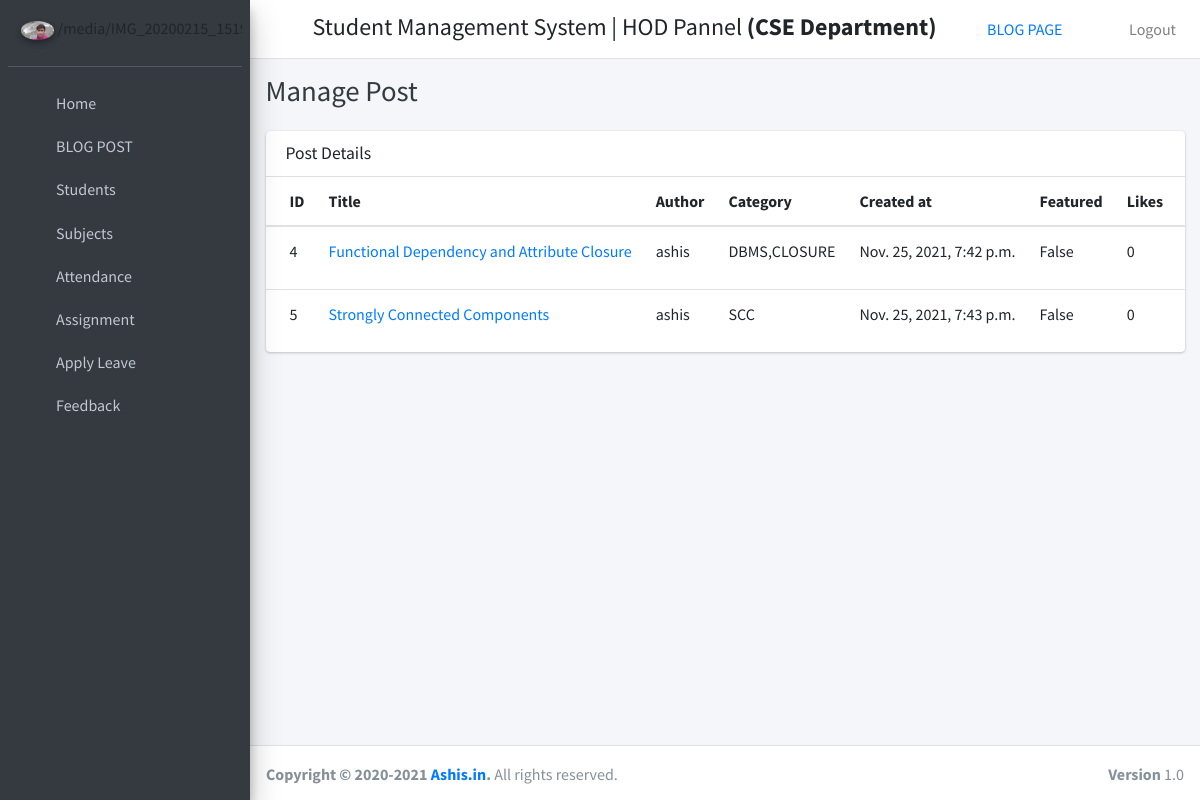
The page /manage_post (signed in) on the database its author committed.
### user/models.py (models this page shows, shortened)
class User(AbstractBaseUser, PermissionsMixin):
    username = models.CharField(max_length=255, unique=True, db_index=True)
    first_name = models.CharField(max_length=255, default="")
    last_name = models.CharField(max_length=255, default="")
    email = models.EmailField(max_length=255, unique=True, db_index=True)
    is_verified = models.BooleanField(default=False)
    is_active = models.BooleanField(default=True)
    is_staff = models.BooleanField(default=False)
    user_type_data=((0,"Principal"),(1,"HOD"),(2,"Staff"),(3,"Student"))
    user_type=models.IntegerField(default=0,choices=user_type_data)
    USERNAME_FIELD = 'email'
    REQUIRED_FIELDS = ['username']
    objects = UserManager()
    def __str__(self):
        return self.username
    @property
    def profilePic(self):
        print(self.user_type,self.hod.profile_pic)
        if self.user_type==0 and self.principal.profile_pic:
            return settings.MEDIA_URL+ str(self.principal.profile_pic)
        if self.user_type==1 and self.hod.profile_pic:
            return settings.MEDIA_URL+ str(self.hod.profile_pic)
        elif self.user_type==2 and self.staff.profile_pic:
            return settings.MEDIA_URL+ str(self.staff.profile_pic)
        elif self.user_type==3 and self.student.profile_pic:
            return settings.MEDIA_URL+str( self.student.profile_pic)
        else:
            return "https://userpic.codeforces.org/no-avatar.jpg"

### student_management_app/models.py (models this page shows)
class HOD(models.Model):
    id=models.AutoField(primary_key=True)
    profile_pic = models.FileField()
    dept_id=models.OneToOneField(Department,on_delete=models.CASCADE,related_name='hod_dept')
    admin=models.OneToOneField(User,on_delete=models.CASCADE,related_name='hod')
    address=models.TextField(default="ban")
    created_at=models.DateTimeField(auto_now_add=True)
    updated_at=models.DateTimeField(auto_now_add=True)
    objects=models.Manager()
    @property
    def get_dept_name(self):
        return self.dept_id.dept_name

class Department(models.Model):
    id=models.AutoField(primary_key=True)
    dept_name=models.CharField(max_length=255)
    created_at=models.DateTimeField(auto_now_add=True)
    updated_at=models.DateTimeField(auto_now_add=True)
    objects=models.Manager()

### blog/models.py (models this page shows, shortened)
class Post(models.Model):
	title        = models.CharField(max_length=250)
	author       = models.ForeignKey(User,on_delete = models.CASCADE)
	body         = RichTextField(blank=True,null=True)
	post_date    = models.DateTimeField(auto_now_add = True)
	likes        = models.ManyToManyField(User,related_name = 'post_like')
	category     = ListCharField(base_field=models.CharField(max_length=10),size=6,max_length=(6 * 11),null=True)
	view_count   = models.IntegerField(default=0)
	dislikes     = models.ManyToManyField(User,related_name = 'post_dislike')
	featured     = models.BooleanField(default=False)
	updated_at   = models.DateTimeField(auto_now_add=True)
	def get_likes(self):
		return self.likes.count()
	def get_dislikes(self):
		return self.dislikes.count()

### blog/views.py (the view)
# urls.py: path('manage_post',manage_post,name = "manage_post"),
def manage_post(request):
	user_type = request.session.get('user_type',-1)
	if user_type == -1:
		raise Http404('method not allowed')
	posts=Post.objects.filter(author=request.user.id)
	context = {}
	context['pagination_req'] = len(posts) > ITEM_PER_PAGE
	page = request.GET.get('page', 1)
	posts_paginator = Paginator(posts, ITEM_PER_PAGE)
	try:
	    posts = posts_paginator.page(page)
	except PageNotAnInteger:
	    posts = posts_paginator.page(ITEM_PER_PAGE)
	except EmptyPage:
		  	posts = posts_paginator.page(posts_paginator.num_pages)
	context['posts'] = posts
	return render(request,"manage_post.html",context)

### blog/templates/manage_post.html (shortened to what this page needs)
{% extends 'base_template.html' %}
{% block page_title %}
Manage Post
{% endblock page_title %}
{% block main_content %}
    <section class="content">
      <div class="container-fluid">
        <div class="row">
          <div class="col-12">
            <div class="card">
              <div class="card-header">
                <h3 class="card-title">Post Details</h3>
              </div>
              <div class="card-body table-responsive p-0">
                <table class="table table-hover text-nowrap">
                  <thead>
                    <tr>
                      <th>ID</th>
                      <th>Title</th>
                      <th>Author</th>
                      <th>Category</th>
                      <th>Created at</th>
                      <th>Featured</th>
                      <th>Likes</th>
                      <th>DisLikes</th>
                    </tr>
                  </thead>
                  <tbody>
                  {% for post in posts %}
                    <tr>
                      <td>{{ post.id }}</td>
                      <td><a href="{% url 'article' post.id %}">{{ post.title|safe|truncatechars:50}}</a></td>
                      <td>{{ post.author }}</td>
                      <td>{{ post.category }}</td>
                      <td>{{ post.post_date }}</td>
                      <td>{{ post.featured}}</td>
                      <td>{{ post.get_likes }}</td>
                      <td>{{ post.get_dislikes }}</td>
                    </tr>
                  {% endfor %}
                  </tbody>
                </table>
              </div>
            </div>
          </div>
        </div>
      </div>
    </section>
{% endblock main_content %}

### student_management_app/templates/base_template.html (shortened to what this page needs)
{% load static %}
<!DOCTYPE html>
<html>
<head>
  <link rel="stylesheet" href="{% static "plugins/fontawesome-free/css/all.min.css" %}">
  <link rel="stylesheet" href="https://code.ionicframework.com/ionicons/2.0.1/css/ionicons.min.css">
  <link rel="stylesheet" href="{% static "plugins/tempusdominus-bootstrap-4/css/tempusdominus-bootstrap-4.min.css" %}">
  <link rel="stylesheet" href="{% static "plugins/icheck-bootstrap/icheck-bootstrap.min.css" %}">
  <link rel="stylesheet" href="{% static "plugins/jqvmap/jqvmap.min.css" %}">
  <link rel="stylesheet" href="{% static "dist/css/adminlte.min.css" %}">
  <link rel="stylesheet" href="{% static "plugins/overlayScrollbars/css/OverlayScrollbars.min.css" %}">
  <link rel="stylesheet" href="{% static "plugins/daterangepicker/daterangepicker.css" %}">
  <link rel="stylesheet" href="{% static "plugins/summernote/summernote-bs4.css" %}">
</head>
<body class="hold-transition sidebar-mini layout-fixed">
<div class="wrapper">
  <nav class="main-header navbar navbar-expand navbar-white navbar-light">
    <ul class="navbar-nav">
      <li class="nav-item">
        <a class="nav-link" data-widget="pushmenu" href="#"><i class="fas fa-bars"></i></a>
      </li>
    </ul>
      <h4 style="margin-left: 10px;margin-top: 5px;">Student Management System |
      {% if user.user_type == 0 %}Principal Pannel
      {% elif user.user_type == 1 %}
      HOD Pannel <strong>({{user.hod.get_dept_name}} Department)</strong>
      {% elif user.user_type == 2 %}
      Teacher Pannel <strong>({{user.staff.get_dept_name}} Department)</strong>
      {% else %}
      Student Pannel <strong>({{user.student.get_dept_name}} Department)</strong>
    {% endif %}</h4>
    <ul class="navbar-nav ml-auto">
      <li class="nav-item float-sm-right ">
        <a href="{% url 'home' %}">BLOG PAGE</a>
      </li>
    </ul>
    <ul class="navbar-nav ml-auto">
      <li class="nav-item">
        <a class="nav-link" href="{% url 'logout_user' %}">
          Logout
        </a>
      </li>
    </ul>
  </nav>
  {% include 'sidebar.html' with user=user id=id %}
   <div class="content-wrapper">
    <div class="content-header">
      <div class="container-fluid">
        <div class="row mb-2">
          <div class="col-sm-6">
            <h1 class="m-0 text-dark">
                {% block page_title %}
                {% endblock page_title %}
            </h1>
          </div>
        </div>
      </div>
    </div>
     {% block main_content %}{% endblock main_content %}
  </div>
    {% include 'footer.html' %}
</div>
</body>
</html>

### student_management_app/templates/sidebar.html (shortened to what this page needs)
{% load static %}
<aside class="main-sidebar sidebar-dark-primary elevation-4">
    <div class="sidebar">
      <div class="user-panel mt-3 pb-3 mb-3 d-flex">
        <div class="image">
           {% if user.user_type == 0 %}
              <img src="{{user.profilePic}}" class="img-circle elevation-2" alt="User Image">
           {% elif user.user_type == 1 %}
                  <img src="{{user.profilePic}}" class="img-circle elevation-2" alt="User Image">
            {% elif user.user_type == 2 %}
                  <img src="{{user.profilePic}}" class="img-circle elevation-2" alt="User Image">
            {% else %}
                <img src="{{user.profilePic}}" class="img-circle elevation-2" alt="User Image">
            {% endif %}
        </div>
      </div>
      <nav class="mt-2">
        <ul class="nav nav-pills nav-sidebar flex-column" data-widget="treeview" role="menu" data-accordion="false">
          <li class="nav-item">
            {% if user.user_type == 0 %}
              {% url 'principal_home' as principal_home %}
              <a href="{{ principal_home }}" class="nav-link {% if request.path == principal_home %} active {% endif %}">
            {% elif user.user_type == 1 %}
              {% url 'hod_home' as hod_home %}
              <a href="{{ hod_home }}" class="nav-link {% if request.path == hod_home %} active {% endif %}">
            {% elif user.user_type == 2 %}
              {% url 'staff_home' as staff_home %}
              <a href="{{ staff_home }}" class="nav-link {% if request.path == staff_home %} active {% endif %}">
            {% else %}
              {% url 'student_home' as student_home %}
              <a href="{{ student_home }}" class="nav-link {% if request.path == student_home %} active {% endif %}">
            {% endif %}
              <i class="nav-icon fas fa-th"></i>
              <p>
                Home
              </p>
            </a>
          </li>
          <li class="nav-item has-treeview" id='post-url'>
            <a href="#" class="nav-link">
              <i class="nav-icon fas fa-copy"></i>
              <p>
                BLOG POST
                <i class="fas fa-angle-left right"></i>
              </p>
            </a>
                 {% url 'add_post' as add_post %}
                 {% url 'manage_post' as manage_post %}
                  {% url 'edit_post'  as edit_post %}
          </li>
        {% if user.user_type == 1 or user.user_type == 0 %}
          <li class="nav-item has-treeview">
            <a href="#" class="nav-link">
              <i class="nav-icon fas fa-copy"></i>
              <p>
                Students
                <i class="fas fa-angle-left right"></i>
              </p>
            </a>
                  {% url 'manage_student' as manage_student %}
                  {% url 'edit_student' student_id=id as edit_student %}
        </li>
        {% endif %}
        {% if user.user_type == 1 %}
        <li class="nav-item has-treeview">
          <a href="#" class="nav-link">
            <i class="nav-icon fas fa-copy"></i>
            <p>
              Subjects
              <i class="fas fa-angle-left right"></i>
            </p>
          </a>
              {% url 'add_subject' as add_subject %}
              {% url 'manage_subject' as manage_subject %}
              {% url 'edit_subject' subject_id=id as edit_subject %}
        </li>
        {% endif %}
        {% if user.user_type == 2 or user.user_type == 1 %}
        <li class="nav-item has-treeview">
          <a href="#" class="nav-link">
            <i class="nav-icon fas fa-copy"></i>
            <p>
              Attendance
              <i class="fas fa-angle-left right"></i>
            </p>
          </a>
              {% url 'staff_take_attendance' as staff_take_attendance %}
              {% url 'staff_update_attendance' as staff_update_attendance %}
          </li>
          <li class="nav-item has-treeview">
          <a href="#" class="nav-link">
            <i class="nav-icon fas fa-copy"></i>
            <p>
              Assignment
              <i class="fas fa-angle-left right"></i>
            </p>
          </a>
              {% url 'assignment_upload' as assignment_upload %}
              {% url 'assignment_check' as assignment_check %}
          </li>
        {% endif %}
        {% if user.user_type != 0 %}
        <li class="nav-item">
          {% url 'apply_leave' as apply_leave %}
          <a href="{{ apply_leave }}" class="nav-link {% if request.path == apply_leave %} active {% endif %}">
            <i class="nav-icon fas fa-th"></i>
            <p>
              Apply Leave
            </p>
          </a>
        </li>
        <li class="nav-item">
          {% url 'feedback' as feedback %}
          <a href="{{ feedback }}" class="nav-link {% if request.path == feedback %} active {% endif %}">
            <i class="nav-icon fas fa-th"></i>
            <p>
              Feedback
            </p>
          </a>
        </li>
        {% endif %}
        </ul>
      </nav>
    </div>
  </aside>

### rows shown on the page
User: hod.get_dept_name "CSE", profilePic (picture)
Post: id "4", title "Functional Dependency and Attribute Closure", author "ashis", category "DBMS,CLOSURE", post_date "Nov. 25, 2021, 7:42 p.m.", featured "False", get_likes "0"
Post: id "5", title "Strongly Connected Components", author "ashis", category "SCC", post_date "Nov. 25, 2021, 7:43 p.m.", featured "False", get_likes "0"
